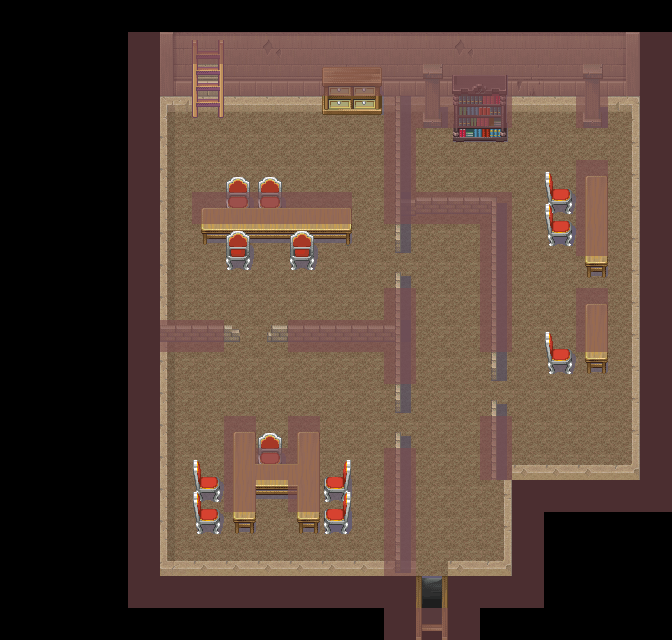

Below is a game level as drawn by its tile map, then a one-line description and the .tmx file that defines it, in full:
An orthogonal 21x20 tile map with 32x32 px tiles, 5 tile layers (Kachelebene 1, Kachelebene 4, Kachelebene 3, Kachelebene 2, ...) and 2 objects (Portal).

<map version="1.4" tiledversion="1.4.1" orientation="orthogonal" renderorder="right-down" width="21" height="20" tilewidth="32" tileheight="32" infinite="0" nextlayerid="10" nextobjectid="6">
 <tileset firstgid="1" source="TileSet/RPG.tsx" />
 <layer id="1" name="Kachelebene 1" width="21" height="20">
  <data encoding="csv">
0,0,0,0,0,0,0,0,0,0,0,0,0,0,0,0,0,0,0,0,0,
0,0,0,0,0,993,994,994,1011,994,994,994,994,994,1011,994,994,994,994,995,0,
0,0,0,0,0,1001,1002,1002,1002,1002,1019,1002,1002,1002,1002,1002,1019,1002,1002,1003,0,
0,0,0,0,0,425,426,426,426,426,426,426,426,426,426,426,426,426,426,427,0,
0,0,0,0,0,433,434,434,434,434,434,434,434,434,434,434,434,434,434,435,0,
0,0,0,0,0,433,434,434,434,434,434,434,434,434,434,434,434,434,434,435,0,
0,0,0,0,0,433,434,434,434,434,434,434,434,434,434,434,434,434,434,435,0,
0,0,0,0,0,433,434,434,434,434,434,434,434,434,434,434,434,434,434,435,0,
0,0,0,0,0,433,434,434,434,434,434,434,434,434,434,434,434,434,434,435,0,
0,0,0,0,0,433,434,434,434,434,434,434,434,434,434,434,434,434,434,435,0,
0,0,0,0,0,433,434,434,434,434,434,434,434,434,434,434,434,434,434,435,0,
0,0,0,0,0,433,434,434,434,434,434,434,434,434,434,434,434,434,434,435,0,
0,0,0,0,0,433,434,434,434,434,434,434,434,434,434,434,434,434,434,435,0,
0,0,0,0,0,433,434,434,434,434,434,434,434,434,434,434,434,434,434,435,0,
0,0,0,0,0,433,434,434,434,434,434,434,434,434,434,434,442,442,442,443,0,
0,0,0,0,0,433,434,434,434,434,434,434,434,434,434,435,0,0,0,0,0,
0,0,0,0,0,433,434,434,434,434,434,434,434,434,434,435,0,0,0,0,0,
0,0,0,0,0,441,442,442,442,442,442,442,442,434,442,443,0,0,0,0,0,
0,0,0,0,0,0,0,0,0,0,0,0,0,1073742422,0,0,0,0,0,0,0,
0,0,0,0,0,0,0,0,0,0,0,0,0,1073742414,0,0,0,0,0,0,0
</data>
 </layer>
 <layer id="4" name="Kachelebene 4" width="21" height="20">
  <data encoding="csv">
0,0,0,0,0,0,0,0,0,0,0,0,0,0,0,0,0,0,0,0,0,
0,0,0,0,0,0,0,0,0,0,0,0,0,0,0,0,0,0,0,0,0,
0,0,0,0,0,0,0,0,0,0,0,0,0,0,1227,1228,0,0,0,0,0,
0,0,0,0,0,0,0,0,0,0,0,0,0,0,1235,1236,0,0,0,0,0,
0,0,0,0,0,0,0,0,0,0,0,0,0,0,1243,1244,0,0,0,0,0,
0,0,0,0,0,0,0,1172,1172,0,0,0,0,0,0,0,0,1189,0,0,0,
0,0,0,0,0,0,0,1180,1180,0,0,0,0,0,0,0,0,1197,0,0,0,
0,0,0,0,0,0,0,0,0,0,0,0,0,0,0,0,0,1197,0,0,0,
0,0,0,0,0,0,0,0,0,0,0,0,0,0,0,0,0,0,0,0,0,
0,0,0,0,0,0,0,0,0,0,0,0,0,0,0,0,0,0,0,0,0,
0,0,0,0,0,0,0,0,0,0,0,0,0,0,0,0,0,1189,0,0,0,
0,0,0,0,0,0,0,0,0,0,0,0,0,0,0,0,0,1197,0,0,0,
0,0,0,0,0,0,0,0,0,0,0,0,0,0,0,0,0,0,0,0,0,
0,0,0,0,0,0,0,0,1172,0,0,0,0,0,0,0,0,0,0,0,0,
0,0,0,0,0,0,0,0,1180,0,0,0,0,0,0,0,0,0,0,0,0,
0,0,0,0,0,0,0,0,0,0,0,0,0,0,0,0,0,0,0,0,0,
0,0,0,0,0,0,0,0,0,0,0,0,0,0,0,0,0,0,0,0,0,
0,0,0,0,0,0,0,0,0,0,0,0,0,0,0,0,0,0,0,0,0,
0,0,0,0,0,0,0,0,0,0,0,0,0,0,0,0,0,0,0,0,0,
0,0,0,0,0,0,0,0,0,0,0,0,0,0,0,0,0,0,0,0,0
</data>
 </layer>
 <layer id="3" name="Kachelebene 3" width="21" height="20">
  <data encoding="csv">
0,0,0,0,0,0,0,0,0,0,0,0,0,0,0,0,0,0,0,0,0,
0,0,0,0,0,0,0,0,0,0,0,0,0,0,0,0,0,0,0,0,0,
0,0,0,0,0,0,0,0,0,0,1139,1140,0,0,0,0,0,0,0,0,0,
0,0,0,0,0,0,0,0,0,0,1147,1148,0,0,0,0,0,0,0,0,0,
0,0,0,0,0,0,0,0,0,0,0,0,0,0,0,0,0,0,0,0,0,
0,0,0,0,0,0,0,0,0,0,0,0,0,0,0,0,0,0,1121,0,0,
0,0,0,0,0,0,1122,1123,1123,1123,1124,0,698,0,0,0,0,1189,1129,0,0,
0,0,0,0,0,0,1130,1131,1131,1131,1132,0,0,0,0,0,0,1197,1129,0,0,
0,0,0,0,0,0,0,0,0,0,0,0,0,0,0,0,0,0,1137,0,0,
0,0,0,0,0,0,0,0,0,0,0,0,0,0,0,0,0,0,1121,0,0,
0,0,0,0,0,0,0,0,0,0,0,0,691,0,0,0,0,0,1129,0,0,
0,0,0,0,0,0,0,0,0,0,0,0,0,0,0,0,0,0,1137,0,0,
0,0,0,0,0,0,0,0,0,0,0,0,0,0,0,0,0,0,0,0,0,
0,0,0,0,0,0,0,1121,0,1121,0,0,0,0,0,0,0,0,0,0,0,
0,0,0,0,0,0,1189,1125,1123,1126,1190,0,0,0,0,0,0,0,0,0,0,
0,0,0,0,0,0,1197,1133,1131,1134,1198,0,0,0,0,0,0,0,0,0,0,
0,0,0,0,0,0,0,1137,0,1137,1198,0,0,0,0,0,0,0,0,0,0,
0,0,0,0,0,0,0,0,0,0,0,0,0,0,0,0,0,0,0,0,0,
0,0,0,0,0,0,0,0,0,0,0,0,0,0,0,0,0,0,0,0,0,
0,0,0,0,0,0,0,0,0,0,0,0,0,0,0,0,0,0,0,0,0
</data>
 </layer>
 <layer id="2" name="Kachelebene 2" width="21" height="20">
  <data encoding="csv">
0,0,0,0,0,0,0,0,0,0,0,0,0,0,0,0,0,0,0,0,0,
0,0,0,0,0,0,696,0,0,0,0,0,0,0,0,0,0,0,0,0,0,
0,0,0,0,0,0,704,0,0,0,0,0,0,708,0,0,0,0,708,0,0,
0,0,0,0,0,0,712,0,0,0,0,0,683,716,0,0,0,0,716,0,0,
0,0,0,0,0,0,0,0,0,0,0,0,683,0,0,0,0,0,0,0,0,
0,0,0,0,0,0,0,0,0,0,0,0,683,0,0,0,0,0,0,0,0,
0,0,0,0,0,0,0,0,0,0,0,0,683,674,674,675,0,0,0,0,0,
0,0,0,0,0,0,0,1188,0,1188,0,0,700,0,0,683,0,0,0,0,0,
0,0,0,0,0,0,0,1196,0,1196,0,0,692,0,0,683,0,0,0,0,0,
0,0,0,0,0,0,0,0,0,0,0,0,683,0,0,683,0,0,0,0,0,
0,0,0,0,0,674,674,667,666,674,674,674,683,0,0,683,0,0,0,0,0,
0,0,0,0,0,0,0,0,0,0,0,0,683,0,0,700,0,0,0,0,0,
0,0,0,0,0,0,0,0,0,0,0,0,700,0,0,692,0,0,0,0,0,
0,0,0,0,0,0,0,0,0,0,0,0,692,0,0,683,0,0,0,0,0,
0,0,0,0,0,0,0,0,0,0,0,0,683,0,0,683,0,0,0,0,0,
0,0,0,0,0,0,1189,0,0,0,1190,0,683,0,0,0,0,0,0,0,0,
0,0,0,0,0,0,1197,0,0,0,1198,0,683,0,0,0,0,0,0,0,0,
0,0,0,0,0,0,0,0,0,0,0,0,700,0,0,0,0,0,0,0,0,
0,0,0,0,0,0,0,0,0,0,0,0,0,0,0,0,0,0,0,0,0,
0,0,0,0,0,0,0,0,0,0,0,0,0,0,0,0,0,0,0,0,0
</data>
 </layer>
 <layer id="6" name="Collision" width="21" height="20">
  <data encoding="csv">
0,0,0,0,0,0,0,0,0,0,0,0,0,0,0,0,0,0,0,0,0,
0,0,0,0,9,9,9,9,9,9,9,9,9,9,9,9,9,9,9,9,9,
0,0,0,0,9,9,0,9,9,9,9,9,9,9,9,9,9,9,9,9,9,
0,0,0,0,9,0,0,0,0,0,0,0,9,9,9,9,0,0,9,0,9,
0,0,0,0,9,0,0,0,0,0,0,0,9,0,0,0,0,0,0,0,9,
0,0,0,0,9,0,0,0,0,0,0,0,9,0,0,0,0,0,9,0,9,
0,0,0,0,9,0,9,9,9,9,9,0,9,9,9,9,0,0,9,0,9,
0,0,0,0,9,0,0,0,0,0,0,0,0,0,0,9,0,0,9,0,9,
0,0,0,0,9,0,0,0,0,0,0,0,0,0,0,9,0,0,0,0,9,
0,0,0,0,9,0,0,0,0,0,0,0,9,0,0,9,0,0,9,0,9,
0,0,0,0,9,9,9,0,0,9,9,9,9,0,0,9,0,0,9,0,9,
0,0,0,0,9,0,0,0,0,0,0,0,9,0,0,0,0,0,0,0,9,
0,0,0,0,9,0,0,0,0,0,0,0,0,0,0,0,0,0,0,0,9,
0,0,0,0,9,0,0,9,0,9,0,0,0,0,0,9,0,0,0,0,9,
0,0,0,0,9,0,0,9,9,9,0,0,9,0,0,9,0,0,0,0,9,
0,0,0,0,9,0,0,9,0,9,0,0,9,0,0,0,9,9,9,9,9,
0,0,0,0,9,0,0,0,0,0,0,0,9,0,0,0,9,0,0,0,0,
0,0,0,0,9,0,0,0,0,0,0,0,9,0,0,0,9,0,0,0,0,
0,0,0,0,9,9,9,9,9,9,9,9,9,0,9,9,9,0,0,0,0,
0,0,0,0,0,0,0,0,0,0,0,0,9,9,9,0,0,0,0,0,0
</data>
 </layer>
 <objectgroup id="8" name="Portal">
  <object id="2" name="Portal" x="418.666" y="580" width="30" height="28">
   <properties>
    <property name="to" value="E11_4" />
    <property name="x" value="15" />
    <property name="y" value="12" />
   </properties>
  </object>
 </objectgroup>
 <objectgroup id="9" name="Link">
  <object id="4" x="579.333" y="322.667" width="28.6667" height="25.3333">
   <properties>
    <property name="img" value="https://i.imgur.com/TWswGGc.png" />
    <property name="name" value="Drawception" />
    <property name="r" value="2" />
    <property name="url" value="https://drawception.com/" />
   </properties>
  </object>
 </objectgroup>
</map>